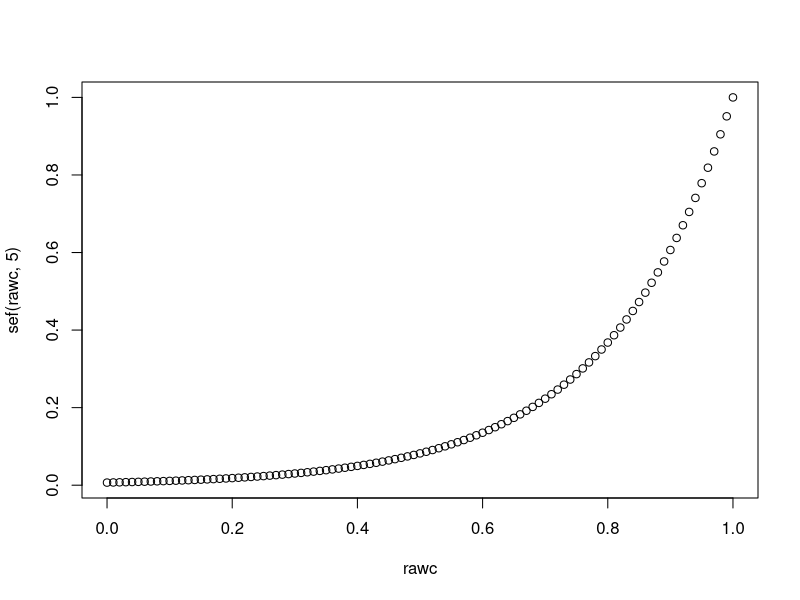

This chart was generated by the following R code: (Note: this script raises an error after producing the figure.)
## Testing soil evaporation

## Function for relationship between relative soil moisture and soil evaporation
rawc <- seq(0,1,0.01)
sef <- function(rawc, theta=5){
##  ans <- 1 - (1 + 1.3 * rawc)^theta
  ans <- exp(theta * rawc) / exp(theta)
  ans
}

plot(rawc, sef(rawc, 5))

data(weather05)

weather05$precip <- 0
weather05$precip[5000] <- 100

res <- BioGro(weather05, photoControl = photoParms(vmax=1e-6),
              iRhizome=1e-7, soilControl=soilParms(iWatCont=0, soilLayers=5,
                               FieldC=0.35, WiltP=0.2))

xyplot(SoilEvaporation ~ ThermalT, data = res)

plot(res, plot.kind="SW")

## OK so 1 Mg/ha/hr is equivalent to
## 1 m3 water / ha / hr
## 1e-4 m / hr
## 1e3 mm / hr

data(weather05)

res2 <- BioGro(weather05, day1=120, dayn=121, soilControl = soilParms(wsFun='none', soilLayers=1))

sum(res2$SoilEvaporation) * 1e-1 ## This is in mm now
sum(res2$CanopyTrans) * 1e-1 ## This is in mm now

plot(res2, plot.kind="SW")

res3 <- BioGro(weather05, soilControl = soilParms(wsFun='linear'))

sum(res3$SoilEvaporation) * 1e-1 ## This is in mm now
sum(res3$CanopyTrans) * 1e-1 ## This is in mm now it is 1247 in the old model which seems about right

## Isolating the soil evaporation function
##		/* Penman-Monteith */
PhiN <- 2
Temp <- 25
temp <- 25
SlopeFS = 0.338376068 +  0.011435897 * Temp +  0.001111111 * Temp^2;
Delta <- 4098 * (0.6108 * exp(17.27 * temp/(temp + 237.3)))/(temp + 237.3)^2

Evaporation = (SlopeFS * PhiN + LHV * PsycParam * SoilBoundaryLayer * DeltaPVa) / (LHV * (SlopeFS + PsycParam));
